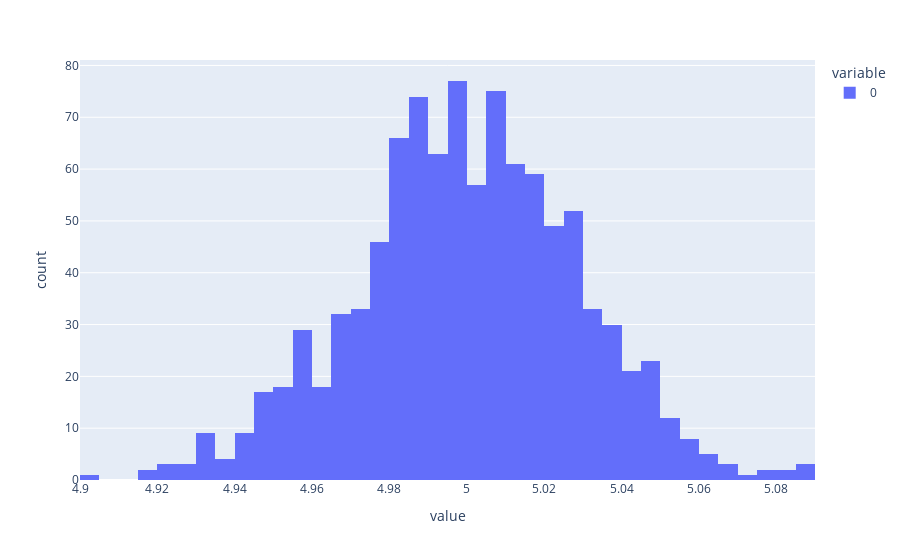

Source (notebook cell):
### Code cell
px.histogram(mean_values)

### Figure 1 — Plotly figure (JSON) as saved in the notebook; plotly's stock layout.template omitted (floating-point values rounded to 4 significant figures; data arrays with more than 128 entries replaced by an {"elided": "..."} marker saying what was removed)
{"data": [{"alignmentgroup": "True", "bingroup": "x", "hovertemplate": "variable=0<br>value=%{x}<br>count=%{y}<extra></extra>", "legendgroup": "0", "marker": {"color": "#636efa", "pattern": {"shape": ""}}, "name": "0", "offsetgroup": "0", "orientation": "v", "showlegend": true, "type": "histogram", "x": {"elided": "1000 float values"}, "xaxis": "x", "yaxis": "y"}], "layout": {"barmode": "relative", "legend": {"title": {"text": "variable"}, "tracegroupgap": 0}, "margin": {"t": 60}, "xaxis": {"anchor": "y", "domain": [0, 1], "title": {"text": "value"}}, "yaxis": {"anchor": "x", "domain": [0, 1], "title": {"text": "count"}}}}
